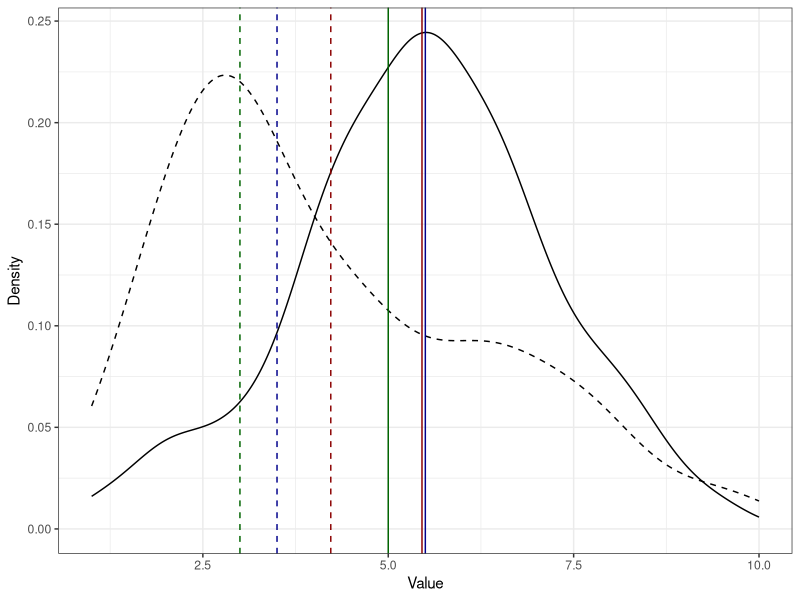
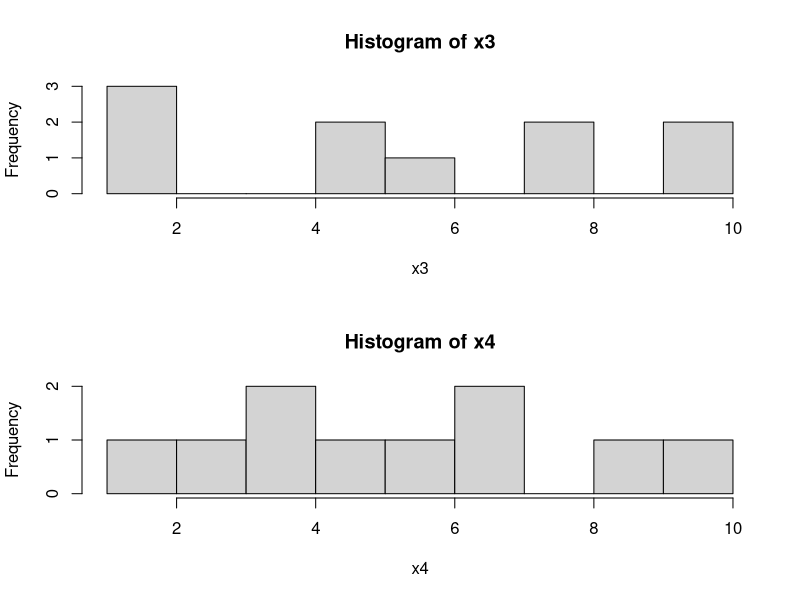

Write the R code that produced these figures, in order.
## ---- chunk 1
x <- c(1,3,4,6,4,2,4,3,2,4,1)
## ---- chunk 2
table(x)
## ---- chunk 3
# mode function
mode <- function(x) {
  values <- sort(unique(x))
  freqs <- tabulate(x)
  which(freqs == max(freqs))
}
## ---- chunk 4
mode(x)
mode(c(1, 2, 2, 3, 4, 4))
## ---- chunk 5
median(x)
## ---- chunk 6
mean(x)
## ---- chunk 7
mode(x)
median(x)
mean(x)
## ---- chunk 8
library(ggplot2)
theme_set(theme_bw())
set.seed(108)
symm <- sample(
  x = seq(1, 10, 0.5),
  size = 200,
  replace = TRUE,
  prob = c(
    .05,
    .05,
    .07,
    .1,
    .1,
    .15,
    .20,
    .30,
    .35,
    .5,
    .35,
    .30,
    .20,
    .15,
    .1,
    .1,
    .07,
    .05,
    .05
  )
)
asymm <- sample(
  x = seq(1, 10, 0.5),
  size = 200,
  replace = TRUE,
  prob = c(
    .1,
    .2,
    .25,
    .4,
    .5,
    .5,
    .4,
    .35,
    .3,
    .25,
    .2,
    .25,
    .2,
    .15,
    .1,
    .1,
    .07,
    .05,
    .05
  )
)
graph1 <- ggplot(NULL) +
  geom_density(aes(symm)) +
  geom_density(aes(asymm), linetype = 'dashed') +
  geom_vline(xintercept = mean(symm), color = 'darkred') +
  geom_vline(xintercept = median(symm), color = 'darkblue') +
  geom_vline(xintercept = mode(symm), color = 'darkgreen') +
  geom_vline(xintercept = mean(asymm), color = 'darkred', linetype = 'dashed') +
  geom_vline(xintercept = median(asymm), color = 'darkblue', linetype = 'dashed') +
  geom_vline(xintercept = mode(asymm), color = 'darkgreen', linetype = 'dashed') +
  labs(x = 'Value',
       y = 'Density')
graph1  
## ---- chunk 9
geometric_mean <- function(x) {
  prod(x)^(1/length(x))
}
## ---- chunk 10
geometric_mean(x)
## ---- chunk 11
quadratic_mean <- function(x) {
  sqrt(
    sum(x^2)
  ) / length(x)
}
## ---- chunk 12
quadratic_mean(x)
## ---- chunk 13
weighted.mean(x = c(10, 8, 8), # вектор значений параметров (например, баллы за тест, эссе и экзамен)
              w = c(0.1, 0.3, 0.6)) # веса в итоговой оценке
## ---- chunk 14
x1 <- c(5, 50, 12, 4, 4, 6, 24)
x2 <- c(20, 30, 6, 8, 2, 11, 1, 13, 28, 31)
## ---- chunk 15
x1
x2
mean(x1)
mean(x2)
## ---- chunk 16
min(x1); min(x2) # да, точка с запятой в R тоже работает
max(x1); max(x2) # но заклинаю вас использовать её не в ущерб удобочитаемости
## ---- chunk 17
min_custom <- function(x) {
  m <- x[1]
  for (i in 2:length(x)) {
    if (x[i] < m) {
      m <- x[i]
    }
  }
  return(m)
}
max_custom <- function(x) {
  m <- x[1]
  for (i in 2:length(x)) {
    if (x[i] > m) {
      m <- x[i]
    }
  }
  return(m)
}
## ---- chunk 18
min_custom(x1); min_custom(x2)
max_custom(x1); max_custom(x2)
## ---- chunk 19
range(x1)
range(x2)
## ---- chunk 20
x3 <- c(1, 1, 2, 5, 5, 6, 8, 8, 10, 10)
x4 <- c(1, 3, 4, 4, 5, 6, 7, 7, 9, 10)
## ---- chunk 21
x3
x4
mean(x3); mean(x4)
range(x3); range(x4)
## ---- chunk 22
par(mfrow=c(2,1)) # размещаем два графика друг по другом
hist(x3, breaks = 10)
hist(x4, breaks = 10)
par(mfrow=c(1,1)) # откатываем настройки обратно
## ---- chunk 23
var(x3); var(x4) # вычисляется несмещённая дисперсия
## ---- chunk 24
SS <- function(x) {
  sum((mean(x) - x)^2)
}
## ---- chunk 25
SS(x4)
